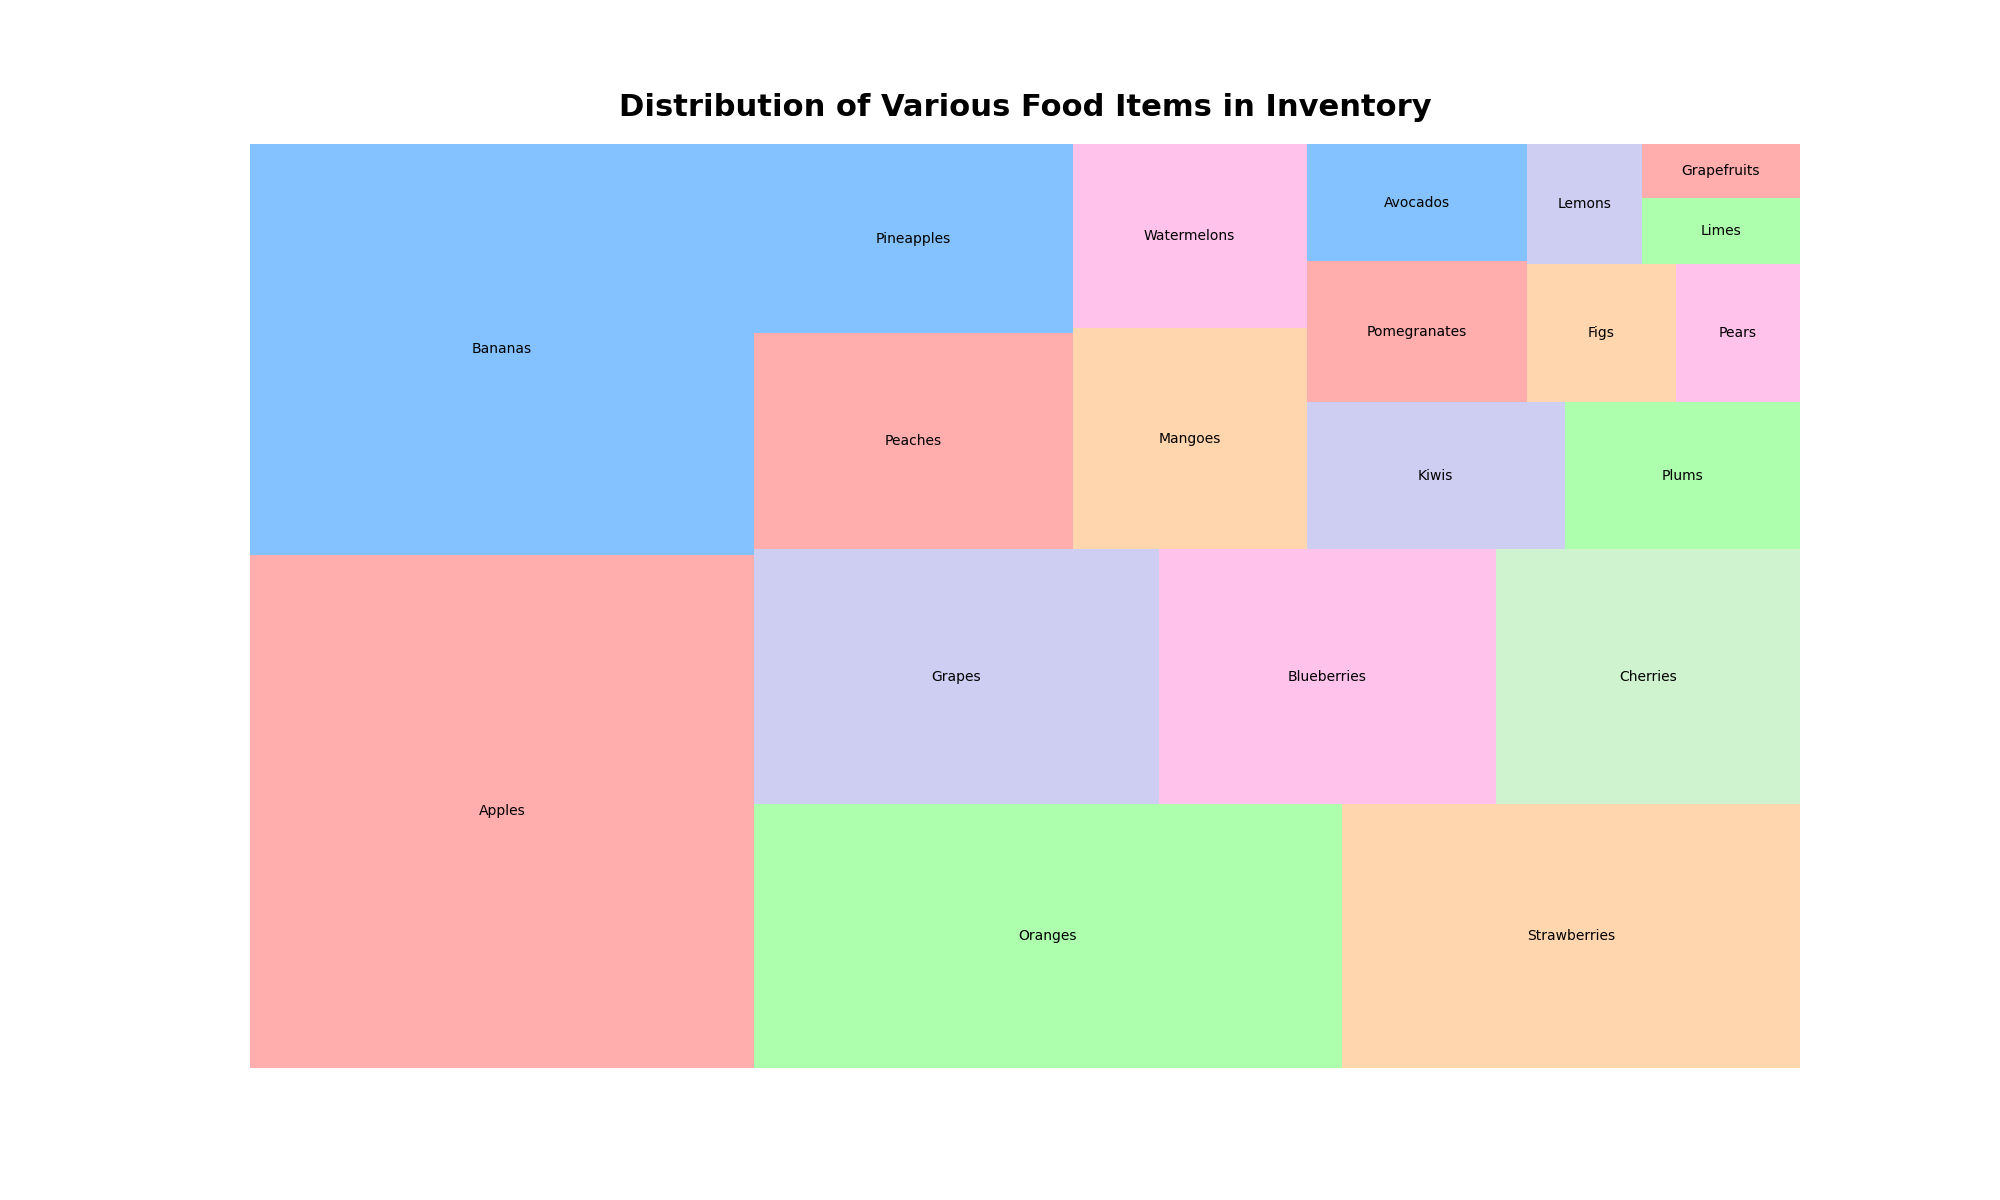

The script that drew this image:

import matplotlib.pyplot as plt
import squarify

categories = ['Apples', 'Bananas', 'Oranges', 'Strawberries', 'Grapes', 'Blueberries', 'Cherries', 'Peaches', 'Pineapples', 'Mangoes', 'Watermelons', 'Kiwis', 'Plums', 'Pomegranates', 'Avocados', 'Figs', 'Pears', 'Lemons', 'Limes', 'Grapefruits']
count = [1500, 1200, 900, 700, 600, 500, 450, 400, 350, 300, 250, 220, 200, 180, 150, 120, 100, 80, 60, 50]

color_palette = ['#ff9999', '#66b3ff', '#99ff99', '#ffcc99', '#c2c2f0', '#ffb3e6', '#c2f0c2', '#ff9999', '#66b3ff', '#ffcc99', '#ffb3e6', '#c2c2f0', '#99ff99', '#ff9999', '#66b3ff', '#ffcc99', '#ffb3e6', '#c2c2f0', '#99ff99', '#ff9999']
plt.figure(figsize=(20, 12))

squarify.plot(sizes=count, label=categories, color=color_palette, alpha=0.8)

plt.title('Distribution of Various Food Items in Inventory', fontsize=22, fontweight='bold', pad=20)
plt.axis('off')

plt.show()
